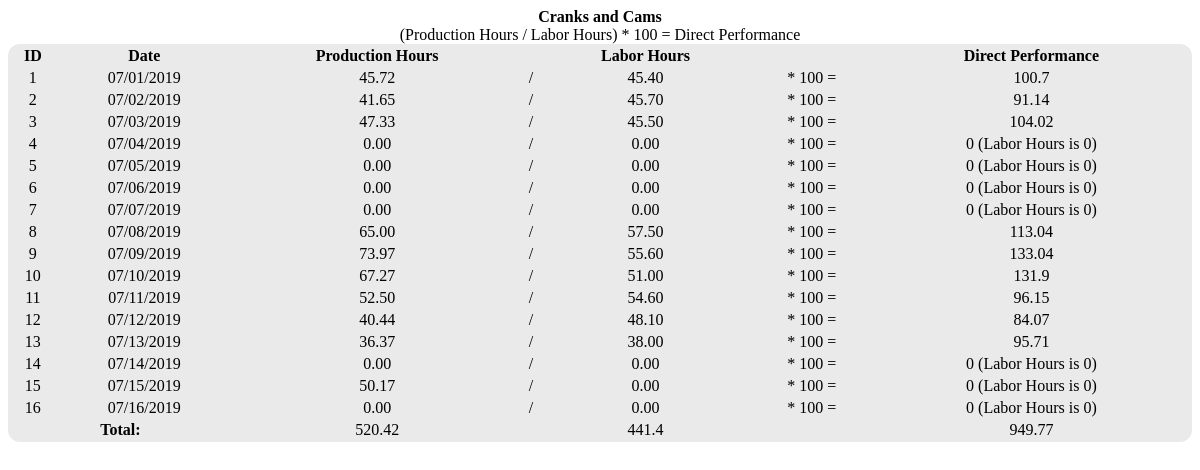
Screenshot of /andy/SpecificDept.php?sep_dept=03 with the database file from the repository.
### tables this page shows
CREATE TABLE IF NOT EXISTS `andy_labor_performance` (
  `id` int(11) NOT NULL AUTO_INCREMENT,
  `prodDate` varchar(10) NOT NULL,
  `dept` varchar(10) NOT NULL,
  `laborHrs` decimal(11,2) NOT NULL,
  `laborCost` decimal(11,2) NOT NULL,
  `prodHrs` decimal(11,2) NOT NULL,
  `postHrs` decimal(11,2) NOT NULL,
  `stdRate` decimal(11,2) NOT NULL,
  `month` varchar(15) NOT NULL,
  `year` varchar(5) NOT NULL,
  `fDOM` int(11) NOT NULL,
  PRIMARY KEY (`id`)
);

CREATE TABLE IF NOT EXISTS `andy_dept` (
  `deptNum` varchar(3) NOT NULL,
  `deptName` varchar(30) NOT NULL
);

### andy/SpecificDept.php (the view, shortened to what this page needs)
<!DOCTYPE html>
<html lang="en">
<head>
	<link rel="stylesheet" href="mystyles.css" type="text/css">
</head>
<body>
<?PHP
	$conn = new mysqli('localhost', $u, $p, "intranet");
?>
<?
	$spec_frame=$_GET['sep_dept'];
	echo "<table style='width:100%' border='0' padding='20px'>";
	$totals=array(0,0,0);
	$dire_perf=array();
	$caption_ctr=0;
	$i=0;
	$sql="SELECT alp.id, alp.prodDate as prodDate, alp.dept as dept, ad.deptName as deptName, alp.laborHrs as laborHrs, alp.prodHrs as prodHrs, alp.postHrs as postHrs
		FROM `andy_labor_performance` alp LEFT JOIN andy_dept ad ON alp.dept = ad.deptNum where alp.dept = '".$spec_frame."' order by prodDate asc";
	$result=mysqli_query($conn,$sql);
	while ($row=mysqli_fetch_assoc($result)) {
		if ($caption_ctr==0) {
			echo "<caption><b>".$row['deptName']."</b><br>(Production Hours / Labor Hours) * 100 = Direct Performance</caption>";
			echo "<tr align='center'><th>ID</th><th>Date</th><th>Production Hours</th><th></th><th>Labor Hours</th><th></th><th>Direct Performance</th>";
			$caption_ctr++;
		}
		echo "<tr align='center'><td>".$row['id']."</td><td>".$row['prodDate']."</td>";
		echo "<td>".$row['prodHrs']."</td>";
		$totals[0]+=$row['prodHrs'];
		echo "<td>/</td>";
		echo "<td>".$row['laborHrs']."</td>";
		$totals[1]+=$row['laborHrs'];
		echo "<td> * 100 = </td>";
		if ($row['laborHrs']!=0) {
			array_push($dire_perf, round((($row['prodHrs']/$row['laborHrs'])*100), 2));
			echo "<td>".$dire_perf[$i]."</td>";
		} else {
			array_push($dire_perf, 0);
			echo "<td>".$dire_perf[$i];
			echo " (Labor Hours is 0)</td>";
		}
		$totals[2]+=$dire_perf[$i];
		$i++;
	}
	echo "</tr><tr align='center'><th colspan='2'>Total:</th><td>".$totals[0]."</td><td></td><td>".$totals[1]."<td></td><td>".$totals[2]."</td></tr>";
?>
</body>
</html>

### andy/mystyles.css (style rules this page uses)
table { border-radius: 12px; background-color: #eaeaea; }

### rows the page displays
andy_labor_performance: andy_dept.deptName "Cranks and Cams", id "1", prodDate "07/01/2019", prodHrs "45.72", laborHrs "45.40", i "100.7"
andy_labor_performance: id "2", prodDate "07/02/2019", prodHrs "41.65", laborHrs "45.70", i "91.14"
andy_labor_performance: id "3", prodDate "07/03/2019", prodHrs "47.33", laborHrs "45.50", i "104.02"
andy_labor_performance: id "4", prodDate "07/04/2019", prodHrs "0.00", laborHrs "0.00", i "0"
andy_labor_performance: id "5", prodDate "07/05/2019", prodHrs "0.00", laborHrs "0.00", i "0"
andy_labor_performance: id "6", prodDate "07/06/2019", prodHrs "0.00", laborHrs "0.00", i "0"
andy_labor_performance: id "7", prodDate "07/07/2019", prodHrs "0.00", laborHrs "0.00", i "0"
andy_labor_performance: id "8", prodDate "07/08/2019", prodHrs "65.00", laborHrs "57.50", i "113.04"
andy_labor_performance: id "9", prodDate "07/09/2019", prodHrs "73.97", laborHrs "55.60", i "133.04"
andy_labor_performance: id "10", prodDate "07/10/2019", prodHrs "67.27", laborHrs "51.00", i "131.9"
andy_labor_performance: id "11", prodDate "07/11/2019", prodHrs "52.50", laborHrs "54.60", i "96.15"
andy_labor_performance: id "12", prodDate "07/12/2019", prodHrs "40.44", laborHrs "48.10", i "84.07"
andy_labor_performance: id "13", prodDate "07/13/2019", prodHrs "36.37", laborHrs "38.00", i "95.71"
andy_labor_performance: id "14", prodDate "07/14/2019", prodHrs "0.00", laborHrs "0.00", i "0"
andy_labor_performance: id "15", prodDate "07/15/2019", prodHrs "50.17", laborHrs "0.00", i "0"
andy_labor_performance: id "16", prodDate "07/16/2019", prodHrs "0.00", laborHrs "0.00", i "0"

### other values shown
$totals[0] "520.42"
$totals[1] "441.4"
$totals[2] "949.77"
